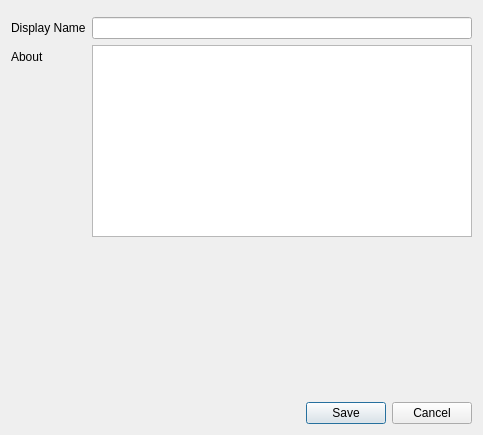
<?xml version="1.0" encoding="UTF-8"?>
<ui version="4.0">
 <class>ChatInfoDialog</class>
 <widget class="QDialog" name="ChatInfoDialog">
  <property name="geometry">
   <rect>
    <x>0</x>
    <y>0</y>
    <width>483</width>
    <height>435</height>
   </rect>
  </property>
  <property name="windowTitle">
   <string>Dialog</string>
  </property>
  <layout class="QVBoxLayout" name="verticalLayout">
   <item>
    <widget class="AvatarWgt" name="avatarWgt" native="true"/>
   </item>
   <item>
    <layout class="QFormLayout" name="formLayout">
     <item row="0" column="0">
      <widget class="QLabel" name="label_2">
       <property name="text">
        <string>Display Name</string>
       </property>
      </widget>
     </item>
     <item row="0" column="1">
      <widget class="QLineEdit" name="displayNameEdit"/>
     </item>
     <item row="1" column="0">
      <widget class="QLabel" name="label_5">
       <property name="text">
        <string>About</string>
       </property>
      </widget>
     </item>
     <item row="1" column="1">
      <widget class="QTextEdit" name="aboutTextEdit"/>
     </item>
    </layout>
   </item>
   <item>
    <spacer name="verticalSpacer">
     <property name="orientation">
      <enum>Qt::Orientation::Vertical</enum>
     </property>
     <property name="sizeHint" stdset="0">
      <size>
       <width>20</width>
       <height>92</height>
      </size>
     </property>
    </spacer>
   </item>
   <item>
    <widget class="QLabel" name="errLabel">
     <property name="text">
      <string/>
     </property>
    </widget>
   </item>
   <item>
    <widget class="QLabel" name="loadLabel">
     <property name="sizePolicy">
      <sizepolicy hsizetype="Preferred" vsizetype="Fixed">
       <horstretch>0</horstretch>
       <verstretch>0</verstretch>
      </sizepolicy>
     </property>
     <property name="minimumSize">
      <size>
       <width>0</width>
       <height>40</height>
      </size>
     </property>
     <property name="maximumSize">
      <size>
       <width>16777215</width>
       <height>40</height>
      </size>
     </property>
     <property name="text">
      <string/>
     </property>
     <property name="alignment">
      <set>Qt::AlignmentFlag::AlignCenter</set>
     </property>
    </widget>
   </item>
   <item>
    <widget class="QDialogButtonBox" name="buttonBox">
     <property name="orientation">
      <enum>Qt::Orientation::Horizontal</enum>
     </property>
     <property name="standardButtons">
      <set>QDialogButtonBox::StandardButton::Cancel|QDialogButtonBox::StandardButton::Save</set>
     </property>
    </widget>
   </item>
  </layout>
 </widget>
 <customwidgets>
  <customwidget>
   <class>AvatarWgt</class>
   <extends>QWidget</extends>
   <header>presentation/profile/avatarwgt.h</header>
   <container>1</container>
  </customwidget>
 </customwidgets>
 <resources/>
 <connections>
  <connection>
   <sender>buttonBox</sender>
   <signal>accepted()</signal>
   <receiver>ChatInfoDialog</receiver>
   <slot>accept()</slot>
   <hints>
    <hint type="sourcelabel">
     <x>248</x>
     <y>254</y>
    </hint>
    <hint type="destinationlabel">
     <x>157</x>
     <y>274</y>
    </hint>
   </hints>
  </connection>
  <connection>
   <sender>buttonBox</sender>
   <signal>rejected()</signal>
   <receiver>ChatInfoDialog</receiver>
   <slot>reject()</slot>
   <hints>
    <hint type="sourcelabel">
     <x>316</x>
     <y>260</y>
    </hint>
    <hint type="destinationlabel">
     <x>286</x>
     <y>274</y>
    </hint>
   </hints>
  </connection>
 </connections>
</ui>
